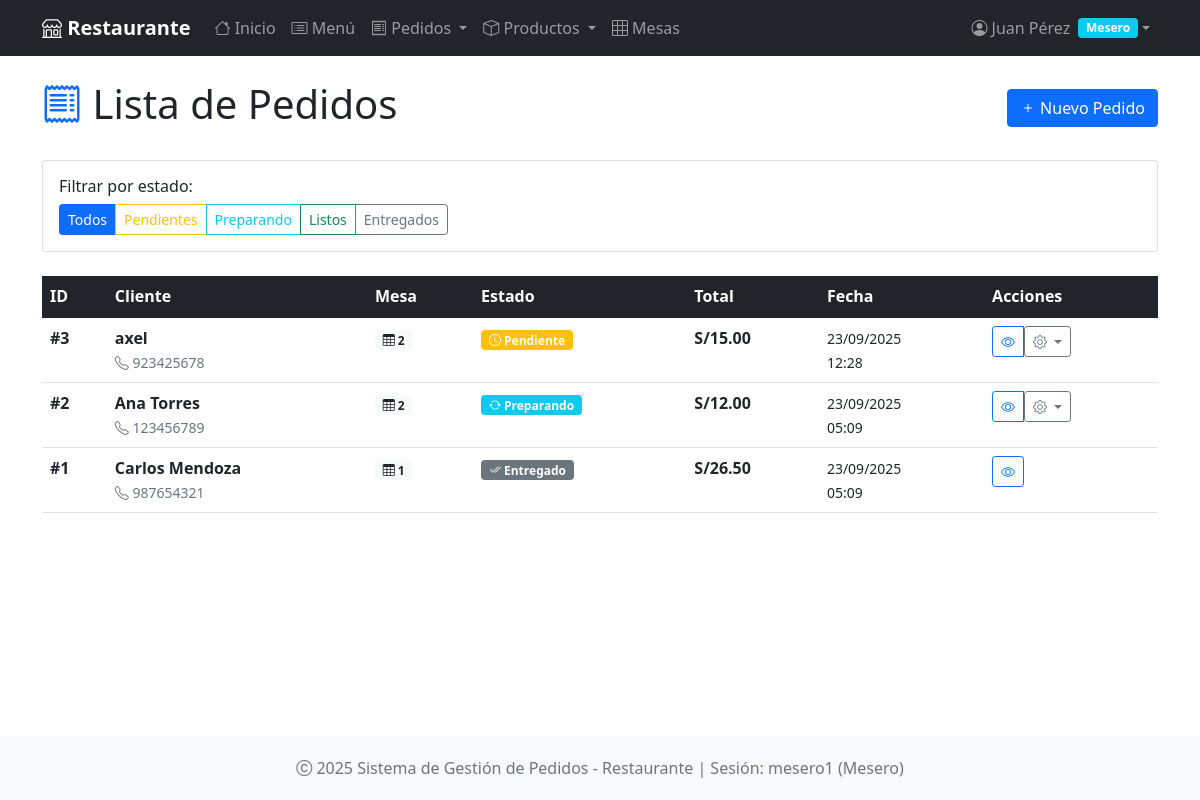
Page /pedidos/ (signed in) on the committed database.
### app.py (models this page shows, shortened)
class Usuario(UserMixin, db.Model):
    __tablename__ = 'usuarios'
    id = db.Column(db.Integer, primary_key=True)
    username = db.Column(db.String(80), unique=True, nullable=False)
    email = db.Column(db.String(120), unique=True, nullable=False)
    password_hash = db.Column(db.String(120), nullable=False)
    nombre_completo = db.Column(db.String(100), nullable=False)
    rol = db.Column(db.String(20), nullable=False, default='mesero')  # admin, mesero, cocinero
    activo = db.Column(db.Boolean, default=True)
    fecha_creacion = db.Column(db.DateTime, default=lambda: datetime.now(timezone.utc))
    ultimo_acceso = db.Column(db.DateTime)

class Pedido(db.Model):
    __tablename__ = 'pedidos'
    id = db.Column(db.Integer, primary_key=True)
    cliente_nombre = db.Column(db.String(100), nullable=False)
    cliente_telefono = db.Column(db.String(20))
    mesa_id = db.Column(db.Integer, db.ForeignKey('mesas.id'))  # Relación con Mesa
    mesa_numero = db.Column(db.String(10))  # Mantener compatibilidad
    estado = db.Column(db.String(20), default='pendiente')
    total = db.Column(db.Float, default=0.0)
    fecha = db.Column(db.DateTime, default=lambda: datetime.now(timezone.utc))
    observaciones = db.Column(db.Text)
    usuario_id = db.Column(db.Integer, db.ForeignKey('usuarios.id'))  # Quien tomó el pedido
    cocinero_id = db.Column(db.Integer, db.ForeignKey('usuarios.id'))  # Quien lo preparó
    detalles = db.relationship('DetallePedido', backref='pedido', lazy=True, cascade='all, delete-orphan')
    usuario = db.relationship('Usuario', foreign_keys=[usuario_id], backref='pedidos_tomados')
    cocinero = db.relationship('Usuario', foreign_keys=[cocinero_id], backref='pedidos_preparados')
    @property
    def mesa(self):
        return self.mesa_numero or (self.mesa_info.numero if self.mesa_info else None)

### app.py (the view)
@app.route('/pedidos/')
@login_required
def lista_pedidos():
    page = request.args.get('page', 1, type=int)
    estado = request.args.get('estado', 'todos')
    if estado == 'todos':
        pedidos = Pedido.query.order_by(Pedido.fecha.desc()).paginate(
            page=page, per_page=10, error_out=False)
    else:
        pedidos = Pedido.query.filter_by(estado=estado).order_by(
            Pedido.fecha.desc()).paginate(page=page, per_page=10, error_out=False)
    return render_template('pedidos/lista.html', pedidos=pedidos, estado_filtro=estado)

### app.py (called while the page is built)
@login_manager.user_loader
def load_user(user_id):
    return db.session.get(Usuario, int(user_id))

### app/templates/pedidos/lista.html (shortened to what this page needs)
{% extends "base.html" %}
{% block content %}
<div class="row">
    <div class="col-12">
        <div class="d-flex justify-content-between align-items-center mb-4">
            <h1 class="display-6">
                <i class="bi bi-receipt text-primary"></i> Lista de Pedidos
            </h1>
            <a href="{{ url_for('nuevo_pedido') }}" class="btn btn-primary">
                <i class="bi bi-plus"></i> Nuevo Pedido
            </a>
        </div>
    </div>
</div>
<div class="row mb-4">
    <div class="col-12">
        <div class="card">
            <div class="card-body">
                <h6 class="card-title">Filtrar por estado:</h6>
                <div class="btn-group" role="group">
                    <a href="{{ url_for('lista_pedidos') }}"
                       class="btn btn-sm {{ 'btn-primary' if estado_filtro == 'todos' else 'btn-outline-primary' }}">
                        Todos
                    </a>
                    <a href="{{ url_for('lista_pedidos', estado='pendiente') }}"
                       class="btn btn-sm {{ 'btn-warning' if estado_filtro == 'pendiente' else 'btn-outline-warning' }}">
                        Pendientes
                    </a>
                    <a href="{{ url_for('lista_pedidos', estado='preparando') }}"
                       class="btn btn-sm {{ 'btn-info' if estado_filtro == 'preparando' else 'btn-outline-info' }}">
                        Preparando
                    </a>
                    <a href="{{ url_for('lista_pedidos', estado='listo') }}"
                       class="btn btn-sm {{ 'btn-success' if estado_filtro == 'listo' else 'btn-outline-success' }}">
                        Listos
                    </a>
                    <a href="{{ url_for('lista_pedidos', estado='entregado') }}"
                       class="btn btn-sm {{ 'btn-secondary' if estado_filtro == 'entregado' else 'btn-outline-secondary' }}">
                        Entregados
                    </a>
                </div>
            </div>
        </div>
    </div>
</div>
{% if pedidos.items %}
<div class="row">
    <div class="col-12">
        <div class="table-responsive">
            <table class="table table-hover">
                <thead class="table-dark">
                    <tr>
                        <th>ID</th>
                        <th>Cliente</th>
                        <th>Mesa</th>
                        <th>Estado</th>
                        <th>Total</th>
                        <th>Fecha</th>
                        <th>Acciones</th>
                    </tr>
                </thead>
                <tbody>
                    {% for pedido in pedidos.items %}
                    <tr>
                        <td><strong>#{{ pedido.id }}</strong></td>
                        <td>
                            <div>
                                <strong>{{ pedido.cliente_nombre }}</strong>
                                {% if pedido.cliente_telefono %}
                                    <br><small class="text-muted">
                                        <i class="bi bi-telephone"></i> {{ pedido.cliente_telefono }}
                                    </small>
                                {% endif %}
                            </div>
                        </td>
                        <td>
                            {% if pedido.mesa %}
                                <span class="badge bg-light text-dark">
                                    <i class="bi bi-table"></i> {{ pedido.mesa }}
                                </span>
                            {% else %}
                                <span class="text-muted">-</span>
                            {% endif %}
                        </td>
                        <td>
                            {% if pedido.estado == 'pendiente' %}
                                <span class="badge bg-warning">
                                    <i class="bi bi-clock"></i> Pendiente
                                </span>
                            {% elif pedido.estado == 'preparando' %}
                                <span class="badge bg-info">
                                    <i class="bi bi-arrow-repeat"></i> Preparando
                                </span>
                            {% elif pedido.estado == 'listo' %}
                                <span class="badge bg-success">
                                    <i class="bi bi-check-circle"></i> Listo
                                </span>
                            {% elif pedido.estado == 'entregado' %}
                                <span class="badge bg-secondary">
                                    <i class="bi bi-check2-all"></i> Entregado
                                </span>
                            {% else %}
                                <span class="badge bg-danger">
                                    <i class="bi bi-x-circle"></i> Cancelado
                                </span>
                            {% endif %}
                        </td>
                        <td><strong>S/{{ "{:,.2f}".format(pedido.total) }}</strong></td>
                        <td>
                            <small>
                                {{ pedido.fecha.strftime('%d/%m/%Y') }}<br>
                                {{ pedido.fecha.strftime('%H:%M') }}
                            </small>
                        </td>
                        <td>
                            <div class="btn-group" role="group">
                                <a href="{{ url_for('ver_pedido', id=pedido.id) }}"
                                   class="btn btn-sm btn-outline-primary" title="Ver detalles">
                                    <i class="bi bi-eye"></i>
                                </a>
                                {% if pedido.estado not in ['entregado', 'cancelado'] %}
                                <div class="dropdown">
                                    <button class="btn btn-sm btn-outline-secondary dropdown-toggle"
                                            type="button" data-bs-toggle="dropdown" title="Cambiar estado">
                                        <i class="bi bi-gear"></i>
                                    </button>
                                </div>
                                {% endif %}
                            </div>
                        </td>
                    </tr>
                    {% endfor %}
                </tbody>
            </table>
        </div>
    </div>
</div>
{% endif %}
{% endblock %}

### app/templates/base.html (shortened to what this page needs)
<!DOCTYPE html>
<html lang="es">
<head>
    <link href="https://cdn.jsdelivr.net/npm/bootstrap@5.1.3/dist/css/bootstrap.min.css" rel="stylesheet">
    <link href="https://cdn.jsdelivr.net/npm/bootstrap-icons@1.8.1/font/bootstrap-icons.css" rel="stylesheet">
</head>
<body class="d-flex flex-column min-vh-100">
    <nav class="navbar navbar-expand-lg navbar-dark bg-dark">
        <div class="container">
            <a class="navbar-brand" href="{{ url_for('index') }}">
                <i class="bi bi-shop"></i> Restaurante
            </a>
            <div class="collapse navbar-collapse" id="navbarNav">
                {% if current_user.is_authenticated %}
                <ul class="navbar-nav me-auto">
                    <li class="nav-item">
                        <a class="nav-link" href="{{ url_for('index') }}">
                            <i class="bi bi-house"></i> Inicio
                        </a>
                    </li>
                    <li class="nav-item">
                        <a class="nav-link" href="{{ url_for('menu') }}">
                            <i class="bi bi-card-list"></i> Menú
                        </a>
                    </li>
                    <li class="nav-item dropdown">
                        <a class="nav-link dropdown-toggle" href="#" role="button" data-bs-toggle="dropdown">
                            <i class="bi bi-receipt"></i> Pedidos
                        </a>
                    </li>
                    <li class="nav-item dropdown">
                        <a class="nav-link dropdown-toggle" href="#" role="button" data-bs-toggle="dropdown">
                            <i class="bi bi-box"></i> Productos
                        </a>
                    </li>
                    <li class="nav-item">
                        <a class="nav-link" href="{{ url_for('mesas') }}">
                            <i class="bi bi-grid-3x3"></i> Mesas
                        </a>
                    </li>
                </ul>
                <ul class="navbar-nav">
                    <li class="nav-item dropdown">
                        <a class="nav-link dropdown-toggle d-flex align-items-center" href="#" role="button" data-bs-toggle="dropdown">
                            {% if current_user.rol == 'admin' %}
                                <i class="bi bi-person-badge me-1"></i>
                            {% elif current_user.rol == 'mesero' %}
                                <i class="bi bi-person-circle me-1"></i>
                            {% elif current_user.rol == 'cocinero' %}
                                <i class="bi bi-chef-hat me-1"></i>
                            {% endif %}
                            {{ current_user.nombre_completo }}
                            <span class="badge bg-{{ 'success' if current_user.rol == 'admin' else 'info' if current_user.rol == 'mesero' else 'warning' }} ms-2">
                                {{ current_user.rol.title() }}
                            </span>
                        </a>
                    </li>
                </ul>
                {% endif %}
            </div>
        </div>
    </nav>
    <main class="container my-4 flex-grow-1">
        {% block content %}{% endblock %}
    </main>
    <footer class="footer bg-light">
        <div class="container text-center">
            <span class="text-muted">
                <i class="bi bi-c-circle"></i> 2025 Sistema de Gestión de Pedidos - Restaurante
                {% if current_user.is_authenticated %}
                    | Sesión: {{ current_user.username }} ({{ current_user.rol.title() }})
                {% endif %}
            </span>
        </div>
    </footer>
</body>
</html>

### app/templates/base.html (style rules this page uses)
.navbar-brand { font-weight: bold; }
.footer { margin-top: auto; padding: 20px 0; background-color: #f8f9fa; }
.min-vh-100 { min-height: 100vh; }

### rows in the picture
Usuario: nombre_completo "Juan Pérez", rol "Mesero", username "mesero1"
Pedido: id "3", cliente_nombre "axel", cliente_telefono "923425678", mesa "2", estado "pendiente" (drawn), total "15.00", fecha "23/09/2025", fecha "12:28"
Pedido: id "2", cliente_nombre "Ana Torres", cliente_telefono "123456789", mesa "2", estado "preparando" (drawn), total "12.00", fecha "23/09/2025", fecha "05:09"
Pedido: id "1", cliente_nombre "Carlos Mendoza", cliente_telefono "987654321", mesa "1", estado "entregado" (drawn), total "26.50", fecha "23/09/2025", fecha "05:09"
